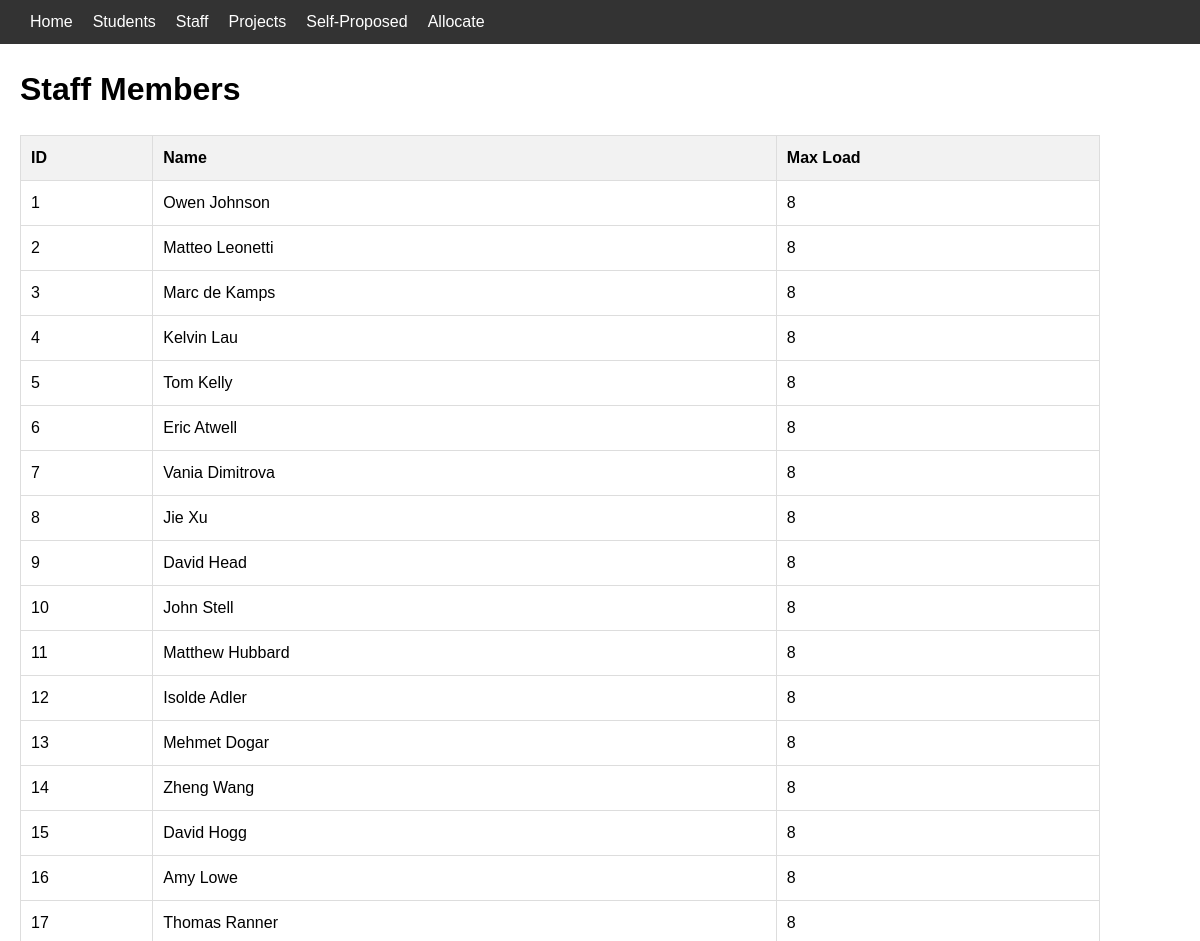
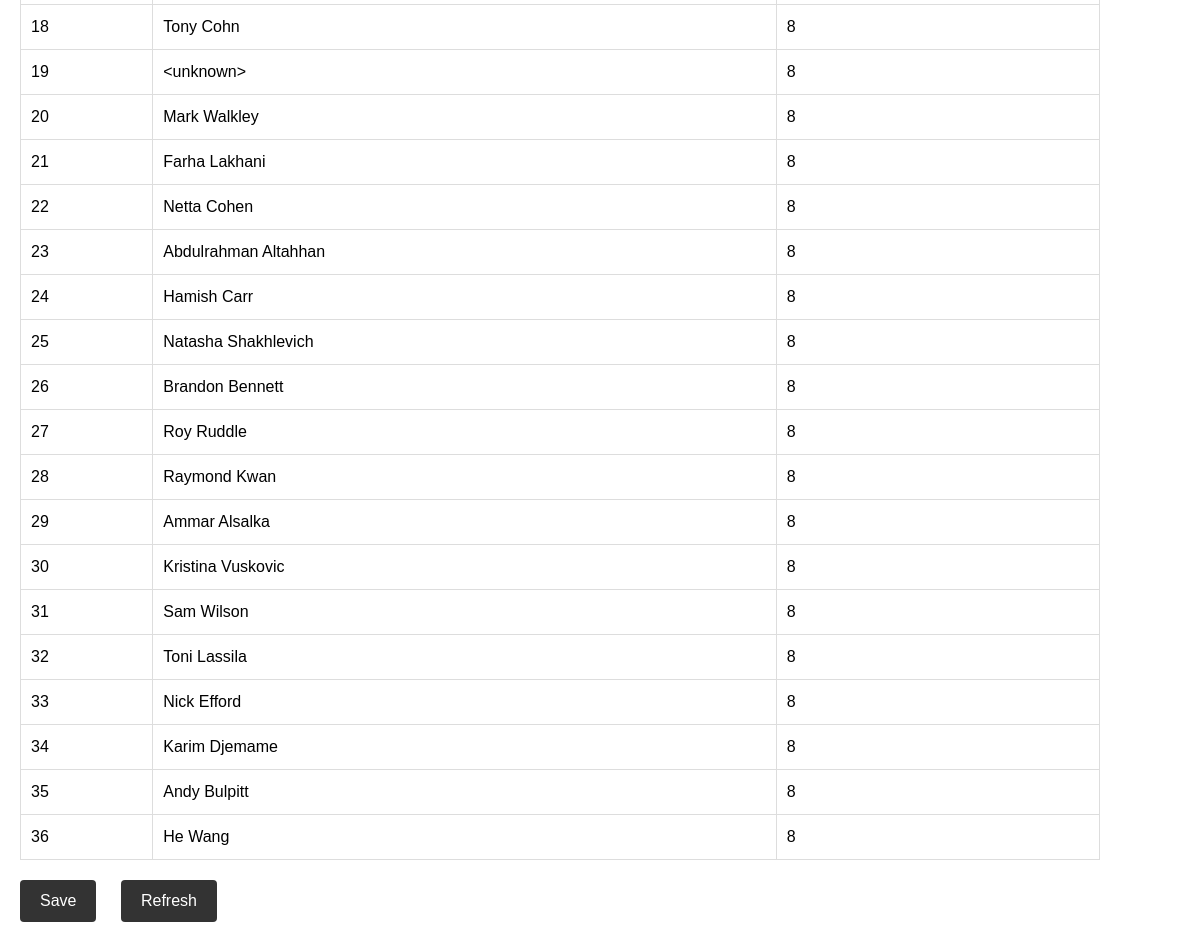
Screenshot of /staff with the database file from the repository (2 pictures, top to bottom).
### app/models.py (models this page shows, shortened)
class Staff(db.Model):
    id = db.Column(db.Integer, primary_key=True)
    name = db.Column(db.String(64), index=True, unique=True)
    max_load = db.Column(db.Integer)
    current_load = db.Column(db.Integer)
    students = db.relationship('Student', backref='staff', lazy='dynamic')
    projects = db.relationship('Project', backref='staff', lazy='dynamic')

### app/routes.py (the view)
@app.route("/staff")
def staff():
    staff = Staff.query.all()
    return render_template('staffTable.html', staff=staff, request=request)

### app/templates/staffTable.html (shortened to what this page needs)
<!DOCTYPE html>
{% extends 'base.html' %}
{% block content %}
    <h1>Staff Members</h1>
    <table id="staff-table">
      <thead>
        <tr>
          <th>ID</th>
          <th>Name</th>
          <th>Max Load</th>
        </tr>
      </thead>
      <tbody>
        {% for member in staff %}
        <tr>
          <td>{{ member.id }}</td>
          <td contenteditable="true">{{ member.name }}</td>
          <td contenteditable="true">{{ member.max_load }}</td>
        </tr>
        {% endfor %}
      </tbody>
    </table>
    <button onclick="save()">Save</button>
    <button onclick="window.location='/staff/refresh'">Refresh</button>
{% endblock %}

### app/static/styles.css (style rules this page uses)
body { font-family: Arial, sans-serif; font-size: 16px; line-height: 1.5; margin: 0; }
h1, h2, h3, h4, h5, h6 { font-weight: bold; margin-left: 20px; }
table { border-collapse: collapse; margin: 20px 0; width: 90%; margin-left: 20px; margin-right: 20px; }
th, td { border: 1px solid #ddd; padding: 10px; }
th { background-color: #f2f2f2; font-weight: bold; text-align: left; }
button { background-color: #333333; border: none; color: #fff; padding: 12px 20px; text-align: center; text-decoration: none; display: inline-block; font-size: 16px; border-radius: 4px; cursor: pointer; margin-left: 20px; margin-bottom: 20px; }

### rows the page displays
Staff: id "1", name "Owen Johnson", max_load "8"
Staff: id "2", name "Matteo Leonetti", max_load "8"
Staff: id "3", name "Marc de Kamps", max_load "8"
Staff: id "4", name "Kelvin Lau", max_load "8"
Staff: id "5", name "Tom Kelly", max_load "8"
Staff: id "6", name "Eric Atwell", max_load "8"
Staff: id "7", name "Vania Dimitrova", max_load "8"
Staff: id "8", name "Jie Xu", max_load "8"
Staff: id "9", name "David Head", max_load "8"
Staff: id "10", name "John Stell", max_load "8"
Staff: id "11", name "Matthew Hubbard", max_load "8"
Staff: id "12", name "Isolde Adler", max_load "8"
Staff: id "13", name "Mehmet Dogar", max_load "8"
Staff: id "14", name "Zheng Wang", max_load "8"
Staff: id "15", name "David Hogg", max_load "8"
Staff: id "16", name "Amy Lowe", max_load "8"
Staff: id "17", name "Thomas Ranner", max_load "8"
Staff: id "18", name "Tony Cohn", max_load "8"
Staff: id "19", name "<unknown>", max_load "8"
Staff: id "20", name "Mark Walkley", max_load "8"
Staff: id "21", name "Farha Lakhani", max_load "8"
Staff: id "22", name "Netta Cohen", max_load "8"
Staff: id "23", name "Abdulrahman Altahhan", max_load "8"
Staff: id "24", name "Hamish Carr", max_load "8"
Staff: id "25", name "Natasha Shakhlevich", max_load "8"
Staff: id "26", name "Brandon Bennett", max_load "8"
Staff: id "27", name "Roy Ruddle", max_load "8"
Staff: id "28", name "Raymond Kwan", max_load "8"
Staff: id "29", name "Ammar Alsalka", max_load "8"
Staff: id "30", name "Kristina Vuskovic", max_load "8"
Staff: id "31", name "Sam Wilson", max_load "8"
Staff: id "32", name "Toni Lassila", max_load "8"
Staff: id "33", name "Nick Efford", max_load "8"
Staff: id "34", name "Karim Djemame", max_load "8"
Staff: id "35", name "Andy Bulpitt", max_load "8"
Staff: id "36", name "He Wang", max_load "8"
